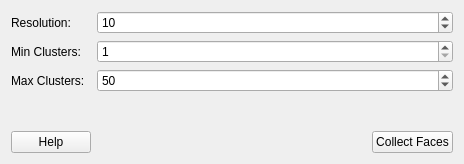
<?xml version="1.0" encoding="UTF-8"?>
<ui version="4.0">
 <class>Form</class>
 <widget class="QWidget" name="Form">
  <property name="geometry">
   <rect>
    <x>0</x>
    <y>0</y>
    <width>464</width>
    <height>164</height>
   </rect>
  </property>
  <property name="windowTitle">
   <string>Form</string>
  </property>
  <layout class="QGridLayout" name="gridLayout">
   <item row="0" column="0">
    <widget class="QLabel" name="label">
     <property name="text">
      <string>Resolution: </string>
     </property>
    </widget>
   </item>
   <item row="0" column="1">
    <widget class="QSpinBox" name="spinBox_Resolution">
     <property name="sizePolicy">
      <sizepolicy hsizetype="Expanding" vsizetype="Fixed">
       <horstretch>0</horstretch>
       <verstretch>0</verstretch>
      </sizepolicy>
     </property>
     <property name="toolTip">
      <string>&lt;html&gt;&lt;head/&gt;&lt;body&gt;&lt;p&gt;Frame resolution to scan for faces. (Default: Every 10th frame)&lt;/p&gt;&lt;/body&gt;&lt;/html&gt;</string>
     </property>
     <property name="maximum">
      <number>1000</number>
     </property>
     <property name="value">
      <number>10</number>
     </property>
    </widget>
   </item>
   <item row="1" column="0">
    <widget class="QLabel" name="label_2">
     <property name="text">
      <string>Min Clusters:</string>
     </property>
    </widget>
   </item>
   <item row="3" column="1">
    <spacer name="verticalSpacer">
     <property name="orientation">
      <enum>Qt::Vertical</enum>
     </property>
     <property name="sizeHint" stdset="0">
      <size>
       <width>20</width>
       <height>40</height>
      </size>
     </property>
    </spacer>
   </item>
   <item row="5" column="1">
    <layout class="QHBoxLayout" name="horizontalLayout">
     <item>
      <spacer name="horizontalSpacer">
       <property name="orientation">
        <enum>Qt::Horizontal</enum>
       </property>
       <property name="sizeHint" stdset="0">
        <size>
         <width>40</width>
         <height>20</height>
        </size>
       </property>
      </spacer>
     </item>
     <item>
      <widget class="QPushButton" name="btn_Collect">
       <property name="text">
        <string>Collect Faces</string>
       </property>
      </widget>
     </item>
    </layout>
   </item>
   <item row="5" column="0">
    <widget class="QPushButton" name="btn_Help">
     <property name="text">
      <string>Help</string>
     </property>
    </widget>
   </item>
   <item row="2" column="0">
    <widget class="QLabel" name="label_3">
     <property name="text">
      <string>Max Clusters:</string>
     </property>
    </widget>
   </item>
   <item row="1" column="1">
    <widget class="QSpinBox" name="spinBox_MinClusters">
     <property name="minimum">
      <number>1</number>
     </property>
     <property name="maximum">
      <number>9999</number>
     </property>
    </widget>
   </item>
   <item row="2" column="1">
    <widget class="QSpinBox" name="spinBox_MaxClusters">
     <property name="minimum">
      <number>1</number>
     </property>
     <property name="maximum">
      <number>9999</number>
     </property>
     <property name="value">
      <number>50</number>
     </property>
    </widget>
   </item>
  </layout>
 </widget>
 <resources/>
 <connections/>
</ui>
